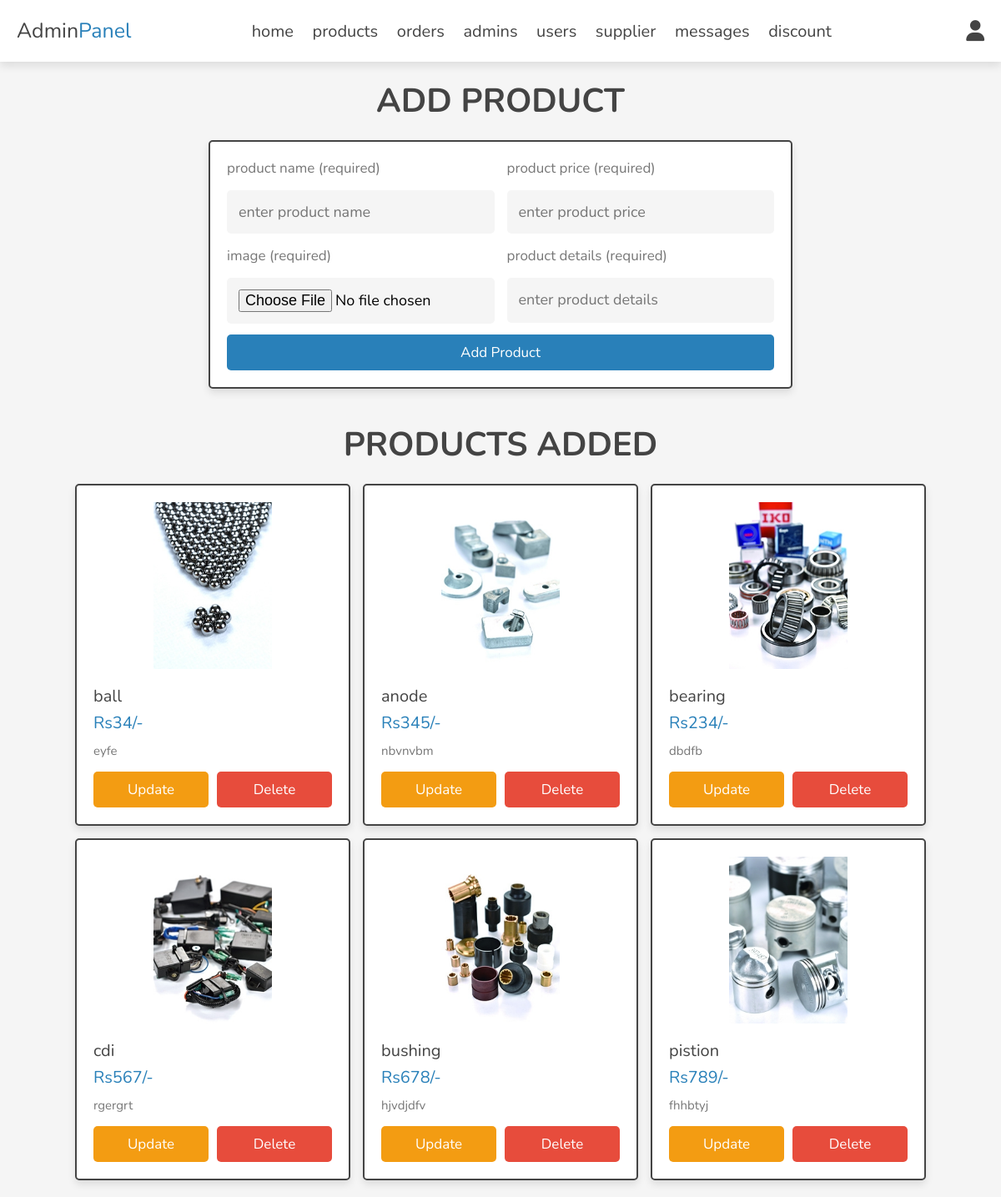
Screenshot of /admin/products.php (signed in) with the database file from the repository.
### tables this page shows
CREATE TABLE `products` (
  `id` int(100) NOT NULL,
  `name` varchar(100) NOT NULL,
  `details` varchar(500) NOT NULL,
  `price` int(10) NOT NULL,
  `discount` int(11) NOT NULL DEFAULT 0,
  `image_01` varchar(100) NOT NULL,
  `image_02` varchar(100) NOT NULL,
  `image_03` varchar(100) NOT NULL
);

### admin/products.php (the view, shortened to what this page needs)
<?php
include '../components/connect.php';
?>
<!DOCTYPE html>
<html lang="en">
<head>
   <link rel="stylesheet" href="https://cdnjs.cloudflare.com/ajax/libs/font-awesome/6.1.1/css/all.min.css">
   <link rel="stylesheet" href="../css/admin_style.css">
</head>
<body>
<?php include '../components/admin_header.php'; ?>
<section class="add-products">
   <h1 class="heading">add product</h1>
   <form action="" method="post" enctype="multipart/form-data">
      <div class="flex">
         <div class="inputBox">
            <span>product name (required)</span>
            <input type="text" class="box" required maxlength="100" placeholder="enter product name" name="name">
         </div>
         <div class="inputBox">
            <span>product price (required)</span>
            <input type="number" min="0" class="box" required max="9999999999" placeholder="enter product price" onkeypress="if(this.value.length == 10) return false;" name="price">
         </div>
        <div class="inputBox">
            <span>image  (required)</span>
            <input type="file" name="image_01" accept="image/jpg, image/jpeg, image/png, image/webp" class="box" required>
        </div>
         <div class="inputBox">
            <span>product details (required)</span>
            <textarea name="details" placeholder="enter product details" class="box" required maxlength="500" cols="30" rows="10"></textarea>
         </div>
      </div>
      <input type="submit" value="add product" class="btn" name="add_product">
   </form>
</section>
<section class="show-products">
   <h1 class="heading">products added</h1>
   <div class="box-container">
   <?php
      $select_products = $conn->prepare("SELECT * FROM `products`");
      $select_products->execute();
      if($select_products->rowCount() > 0){
         while($fetch_products = $select_products->fetch(PDO::FETCH_ASSOC)){
   ?>
   <div class="box">
      <img src="../uploaded_img/<?= $fetch_products['image_01']; ?>" alt="">
      <div class="name"><?= $fetch_products['name']; ?></div>
      <div class="price">Rs<span><?= $fetch_products['price']; ?></span>/-</div>
      <div class="details"><span><?= $fetch_products['details']; ?></span></div>
      <div class="flex-btn">
         <a href="update_product.php?update=<?= $fetch_products['id']; ?>" class="option-btn">update</a>
         <a href="products.php?delete=<?= $fetch_products['id']; ?>" class="delete-btn" onclick="return confirm('delete this product?');">delete</a>
      </div>
   </div>
   <?php
         }
      }else{
         echo '<p class="empty">no products added yet!</p>';
      }
   ?>
   </div>
</section>
</body>
</html>

### css/admin_style.css (style rules this page uses)
:root { --main-color:#2980b9; --orange:#f39c12; --red:#e74c3c; --black:#444; --white:#fff; --light-color:#777; --light-bg:#f5f5f5; --border:.2rem solid var(--black); --box-shadow:0 .5rem 1rem rgba(0,0,0,.1); }
* { font-family: 'Nunito', sans-serif; margin:0; padding:0; box-sizing: border-box; outline: none; border:none; text-decoration: none; }
html { font-size: 62.5%; overflow-x: hidden; }
body { background-color: var(--light-bg); }
section { padding:2rem; max-width: 1200px; margin:0 auto; }
.heading { font-size: 4rem; color:var(--black); margin-bottom: 2rem; text-align: center; text-transform: uppercase; }
.btn, .delete-btn, .option-btn { display: block; width: 100%; margin-top: 1rem; border-radius: .5rem; padding:1rem 3rem; font-size: 1.7rem; text-transform: capitalize; color:var(--white); cursor: pointer; text-align: center; }
.btn { background-color: var(--main-color); }
.option-btn { background-color: var(--orange); }
.delete-btn { background-color: var(--red); }
.flex-btn { display: flex; gap:1rem; }
.add-products form { max-width: 70rem; margin: 0 auto; background-color: var(--white); box-shadow: var(--box-shadow); border:var(--border); border-radius: .5rem; padding:2rem; }
.add-products form .flex { display: flex; gap:1.5rem; flex-wrap: wrap; }
.add-products form .flex .inputBox { flex:1 1 25rem; }
.add-products form span { font-size:1.7rem; color:var(--light-color); }
.add-products form .box { font-size: 1.8rem; background-color: var(--light-bg); border-radius: .5rem; padding:1.4rem; width: 100%; margin-top: 1.5rem; }
.add-products form textarea { height: 5.4rem; resize: none; }
.show-products .box-container { display: grid; grid-template-columns: repeat(auto-fit, 33rem); gap:1.5rem; justify-content: center; align-items: flex-start; }
.show-products .box-container .box { background-color: var(--white); box-shadow: var(--box-shadow); border-radius: .5rem; border:var(--border); padding:2rem; }
.show-products .box-container .box img { width: 100%; height: 20rem; object-fit: contain; margin-bottom: 1.5rem; }
.show-products .box-container .box .name { font-size: 2rem; color:var(--black); }
.show-products .box-container .box .price { font-size: 2rem; color:var(--main-color); margin:.5rem 0; }
.show-products .box-container .box .details { font-size: 1.5rem; color:var(--light-color); line-height: 2; }

### rows the page displays
products: image_01 (picture), name "ball", price "34", details "eyfe"
products: image_01 (picture), name "anode", price "345", details "nbvnvbm"
products: image_01 (picture), name "bearing", price "234", details "dbdfb"
products: image_01 (picture), name "cdi", price "567", details "rgergrt"
products: image_01 (picture), name "bushing", price "678", details "hjvdjdfv"
products: image_01 (picture), name "pistion", price "789", details "fhhbtyj"
